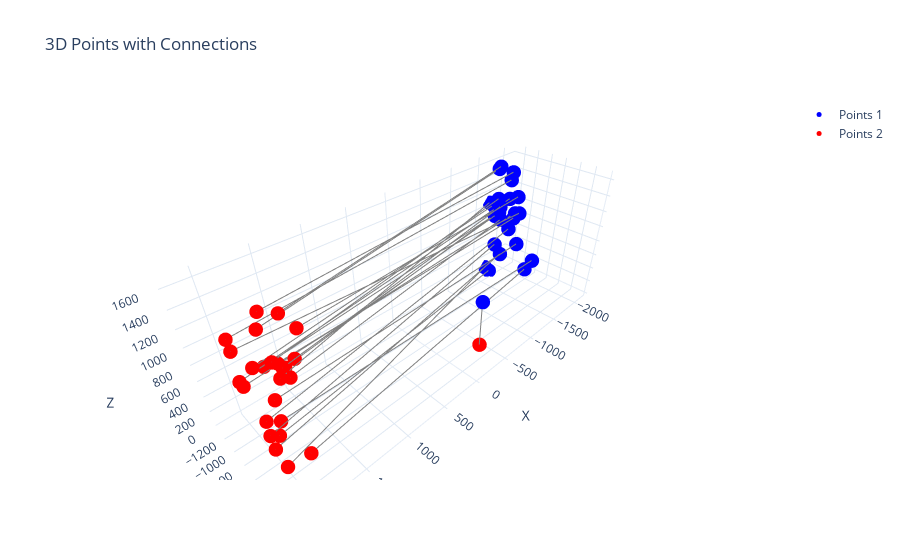

Source (notebook cell):
### Code cell
plot_3d_points_and_connections(source_pc, target_pc, map_matrix)

### Figure 1 — Plotly figure (JSON) as saved in the notebook; plotly's stock layout.template omitted (floating-point values rounded to 4 significant figures)
{"data": [{"marker": {"color": "blue", "size": 5}, "mode": "markers", "name": "Points 1", "type": "scatter3d", "x": [-1607.0, -1732.0, -1790.0, -1695.0, -1614.0, -1641.0, -1690.0, -1588.0, -1548.0, -1815.0, -1998.0, -1975.0, -1758.0, -1715.0, 0.0, -1763.0, -1858.0, -1648.0, -1775.0, -1806.0, -1718.0, -1724.0, -1977.0, -2039.0, -2105.0, -2054.0], "y": [-1104.0, -1216.0, -1042.0, -1163.0, -1068.0, -832.8, -823.4, -1029.0, -1092.0, -1226.0, -1204.0, -1185.0, -1287.0, -1320.0, 0.0, -952.9, -999.8, -1148.0, -1224.0, -1141.0, -1244.0, -1323.0, -1160.0, -1043.0, -795.6, -865.4], "z": [1624.0, 1533.0, 1521.0, 1158.0, 1105.0, 1304.0, 1072.0, 949.3, 994.5, 909.5, 1314.0, 1064.0, 1009.0, 1049.0, 1012.0, 933.7, 955.3, 971.1, 431.3, 298.1, 14.41, 34.99, 620.5, 404.6, 209.7, 56.92]}, {"marker": {"color": "red", "size": 5}, "mode": "markers", "name": "Points 2", "type": "scatter3d", "x": [1786.0, 1953.0, 1849.0, 1893.0, 1774.0, 1628.0, 1696.0, 1844.0, 1901.0, 2018.0, 2074.0, 2051.0, 2098.0, 2122.0, 1778.0, 1782.0, 1886.0, 1776.0, 0.0, 1809.0, 1831.0, 1893.0, 2051.0, 2055.0, 2008.0, 2016.0], "y": [-397.4, -419.6, -611.4, -464.0, -452.4, -510.6, -512.7, -412.1, -357.4, -525.9, -748.0, -814.5, -602.9, -570.9, -481.1, -661.4, -683.8, -541.7, 0.0, -888.5, -822.0, -778.3, -482.2, -483.5, -623.0, -413.6], "z": [1648.0, 1589.0, 1579.0, 1209.0, 0.0, 1354.0, 1079.0, 1152.0, 1124.0, 1196.0, 1367.0, 1190.0, 1000.0, 1092.0, 953.5, 984.9, 1005.0, 1017.0, 473.2, 385.3, 169.7, 56.79, 657.6, 480.1, 117.8, 89.31]}, {"line": {"color": "gray", "width": 2}, "mode": "lines", "showlegend": false, "type": "scatter3d", "x": [-1607.0, 1786.0], "y": [-1104.0, -397.4], "z": [1624.0, 1648.0]}, {"line": {"color": "gray", "width": 2}, "mode": "lines", "showlegend": false, "type": "scatter3d", "x": [-1732.0, 1953.0], "y": [-1216.0, -419.6], "z": [1533.0, 1589.0]}, {"line": {"color": "gray", "width": 2}, "mode": "lines", "showlegend": false, "type": "scatter3d", "x": [-1790.0, 1849.0], "y": [-1042.0, -611.4], "z": [1521.0, 1579.0]}, {"line": {"color": "gray", "width": 2}, "mode": "lines", "showlegend": false, "type": "scatter3d", "x": [-1695.0, 1893.0], "y": [-1163.0, -464.0], "z": [1158.0, 1209.0]}, {"line": {"color": "gray", "width": 2}, "mode": "lines", "showlegend": false, "type": "scatter3d", "x": [-1614.0, 1844.0], "y": [-1068.0, -412.1], "z": [1105.0, 1152.0]}, {"line": {"color": "gray", "width": 2}, "mode": "lines", "showlegend": false, "type": "scatter3d", "x": [-1641.0, 1628.0], "y": [-832.8, -510.6], "z": [1304.0, 1354.0]}, {"line": {"color": "gray", "width": 2}, "mode": "lines", "showlegend": false, "type": "scatter3d", "x": [-1690.0, 2051.0], "y": [-823.4, -814.5], "z": [1072.0, 1190.0]}, {"line": {"color": "gray", "width": 2}, "mode": "lines", "showlegend": false, "type": "scatter3d", "x": [-1588.0, 1778.0], "y": [-1029.0, -481.1], "z": [949.3, 953.5]}, {"line": {"color": "gray", "width": 2}, "mode": "lines", "showlegend": false, "type": "scatter3d", "x": [-1548.0, 1696.0], "y": [-1092.0, -512.7], "z": [994.5, 1079.0]}, {"line": {"color": "gray", "width": 2}, "mode": "lines", "showlegend": false, "type": "scatter3d", "x": [-1815.0, 1886.0], "y": [-1226.0, -683.8], "z": [909.5, 1005.0]}, {"line": {"color": "gray", "width": 2}, "mode": "lines", "showlegend": false, "type": "scatter3d", "x": [-1998.0, 2074.0], "y": [-1204, -748.0], "z": [1314.0, 1367.0]}, {"line": {"color": "gray", "width": 2}, "mode": "lines", "showlegend": false, "type": "scatter3d", "x": [-1975.0, 2122.0], "y": [-1185.0, -570.9], "z": [1064.0, 1092.0]}, {"line": {"color": "gray", "width": 2}, "mode": "lines", "showlegend": false, "type": "scatter3d", "x": [-1758.0, 2018.0], "y": [-1287.0, -525.9], "z": [1009.0, 1196.0]}, {"line": {"color": "gray", "width": 2}, "mode": "lines", "showlegend": false, "type": "scatter3d", "x": [-1715.0, 1901.0], "y": [-1320.0, -357.4], "z": [1049.0, 1124.0]}, {"line": {"color": "gray", "width": 2}, "mode": "lines", "showlegend": false, "type": "scatter3d", "x": [0, 0], "y": [0, 0], "z": [1012.0, 473.2]}, {"line": {"color": "gray", "width": 2}, "mode": "lines", "showlegend": false, "type": "scatter3d", "x": [-1763.0, 1782.0], "y": [-952.9, -661.4], "z": [933.7, 984.9]}, {"line": {"color": "gray", "width": 2}, "mode": "lines", "showlegend": false, "type": "scatter3d", "x": [-1858.0, 2098.0], "y": [-999.8, -602.9], "z": [955.3, 1000.0]}, {"line": {"color": "gray", "width": 2}, "mode": "lines", "showlegend": false, "type": "scatter3d", "x": [-1648.0, 1776.0], "y": [-1148.0, -541.7], "z": [971.1, 1017.0]}, {"line": {"color": "gray", "width": 2}, "mode": "lines", "showlegend": false, "type": "scatter3d", "x": [-1775.0, 2055.0], "y": [-1224.0, -483.5], "z": [431.3, 480.1]}, {"line": {"color": "gray", "width": 2}, "mode": "lines", "showlegend": false, "type": "scatter3d", "x": [-1806.0, 2008.0], "y": [-1141.0, -623.0], "z": [298.1, 117.8]}, {"line": {"color": "gray", "width": 2}, "mode": "lines", "showlegend": false, "type": "scatter3d", "x": [-1718.0, 1893.0], "y": [-1244.0, -778.3], "z": [14.41, 56.79]}, {"line": {"color": "gray", "width": 2}, "mode": "lines", "showlegend": false, "type": "scatter3d", "x": [-1724.0, 2016.0], "y": [-1323.0, -413.6], "z": [34.99, 89.31]}, {"line": {"color": "gray", "width": 2}, "mode": "lines", "showlegend": false, "type": "scatter3d", "x": [-1977.0, 2051.0], "y": [-1160.0, -482.2], "z": [620.5, 657.6]}, {"line": {"color": "gray", "width": 2}, "mode": "lines", "showlegend": false, "type": "scatter3d", "x": [-2039.0, 1809.0], "y": [-1043.0, -888.5], "z": [404.6, 385.3]}, {"line": {"color": "gray", "width": 2}, "mode": "lines", "showlegend": false, "type": "scatter3d", "x": [-2105.0, 1831.0], "y": [-795.6, -822.0], "z": [209.7, 169.7]}, {"line": {"color": "gray", "width": 2}, "mode": "lines", "showlegend": false, "type": "scatter3d", "x": [-2054.0, 1774.0], "y": [-865.4, -452.4], "z": [56.92, 0]}], "layout": {"scene": {"aspectmode": "data", "xaxis": {"title": {"text": "X"}}, "yaxis": {"title": {"text": "Y"}}, "zaxis": {"title": {"text": "Z"}}}, "title": {"text": "3D Points with Connections"}}}
